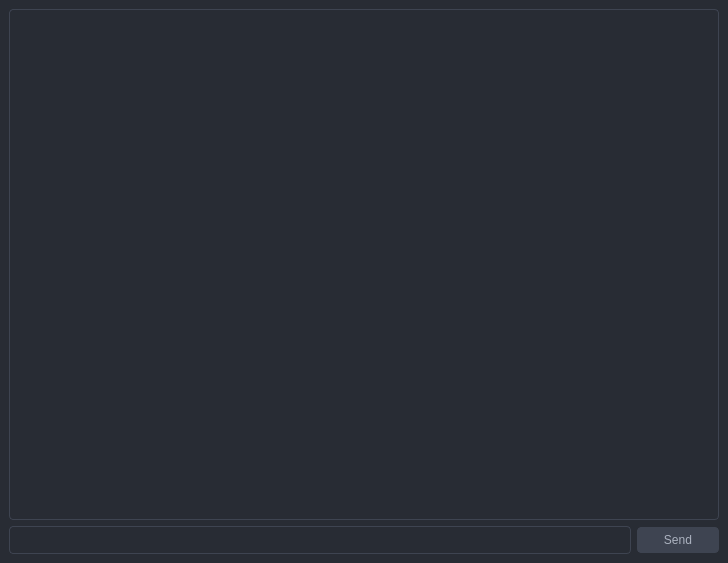
<?xml version="1.0" encoding="UTF-8"?>
<ui version="4.0">
 <class>MainWindow</class>
 <widget class="QMainWindow" name="MainWindow">
  <property name="geometry">
   <rect>
    <x>0</x>
    <y>0</y>
    <width>728</width>
    <height>563</height>
   </rect>
  </property>
  <property name="font">
   <font>
    <family>DejaVu Sans Mono</family>
    <pointsize>12</pointsize>
   </font>
  </property>
  <property name="windowTitle">
   <string>QChat</string>
  </property>
  <property name="styleSheet">
   <string notr="true">/* Main window background */
QMainWindow {
    background-color: #282c34;
}

/* Scroll bars */
QScrollBar:vertical {
    border: none;
    background: #282c34;
    width: 10px;
    margin: 0px 0px 0px 0px;
}

QScrollBar::handle:vertical {
    background: #4f5666;
    min-height: 20px;
    border-radius: 5px;
}

QScrollBar::add-line:vertical, QScrollBar::sub-line:vertical {
    height: 0px;
    background: none;
}

QScrollBar::add-page:vertical, QScrollBar::sub-page:vertical {
    background: none;
}

/* Text edit (message input) */
QTextEdit {
    background-color: #282c34;
    color: #abb2bf;
    border: 1px solid #3e4451;
    border-radius: 4px;
    padding: 5px;
    selection-background-color: #3e4451;
    font-family: 'Consolas', 'Monaco', monospace;
    font-size: 14px;
}

/* Message display area */
QTextBrowser {
    background-color: #282c34;
    color: #abb2bf;
    border: none;
    padding: 5px;
    selection-background-color: #3e4451;
    font-family: 'Consolas', 'Monaco', monospace;
    font-size: 14px;
}

/* Buttons */
QPushButton {
    background-color: #3e4451;
    color: #abb2bf;
    border: 1px solid #3e4451;
    border-radius: 4px;
    padding: 5px 10px;
    min-width: 60px;
}

QPushButton:hover {
    background-color: #4f5666;
}

QPushButton:pressed {
    background-color: #3e4451;
}

/* Line edits (username, etc.) */
QLineEdit {
    background-color: #282c34;
    color: #abb2bf;
    border: 1px solid #3e4451;
    border-radius: 4px;
    padding: 5px;
    selection-background-color: #3e4451;
    font-family: 'Consolas', 'Monaco', monospace;
}

/* Labels */
QLabel {
    color: #abb2bf;
    font-family: 'Consolas', 'Monaco', monospace;
}

/* List widgets (user list, etc.) */
QListWidget {
    background-color: #282c34;
    color: #abb2bf;
    border: 1px solid #3e4451;
    border-radius: 4px;
    padding: 5px;
    selection-background-color: #3e4451;
    font-family: 'Consolas', 'Monaco', monospace;
}

/* Tab widgets */
QTabWidget::pane {
    border: 1px solid #3e4451;
    background: #282c34;
}

QTabBar::tab {
    background: #282c34;
    color: #abb2bf;
    border: 1px solid #3e4451;
    padding: 5px 10px;
    margin-right: 2px;
}

QTabBar::tab:selected {
    background: #3e4451;
    border-bottom: 2px solid #61afef;
}

/* Tooltips */
QToolTip {
    background-color: #3e4451;
    color: #abb2bf;
    border: 1px solid #3e4451;
    padding: 5px;
    border-radius: 4px;
}

/* Message bubbles */
.message-bubble {
    background-color: #3e4451;
    color: #abb2bf;
    border-radius: 4px;
    padding: 5px;
    margin: 2px;
}

.message-bubble-sender {
    background-color: #3e4451;
    color: #61afef;
    font-weight: bold;
}

.message-bubble-time {
    color: #5c6370;
    font-size: 10px;
}</string>
  </property>
  <widget class="QWidget" name="centralwidget">
   <layout class="QVBoxLayout" name="verticalLayout">
    <item>
     <widget class="QTextEdit" name="textEdit_msg">
      <property name="styleSheet">
       <string notr="true"/>
      </property>
      <property name="undoRedoEnabled">
       <bool>false</bool>
      </property>
      <property name="readOnly">
       <bool>true</bool>
      </property>
     </widget>
    </item>
    <item>
     <layout class="QHBoxLayout" name="horizontalLayout">
      <item>
       <widget class="QLineEdit" name="lineEdit_cmd"/>
      </item>
      <item>
       <widget class="QPushButton" name="pushButton_send">
        <property name="text">
         <string>Send</string>
        </property>
       </widget>
      </item>
     </layout>
    </item>
   </layout>
  </widget>
 </widget>
 <resources/>
 <connections/>
</ui>
